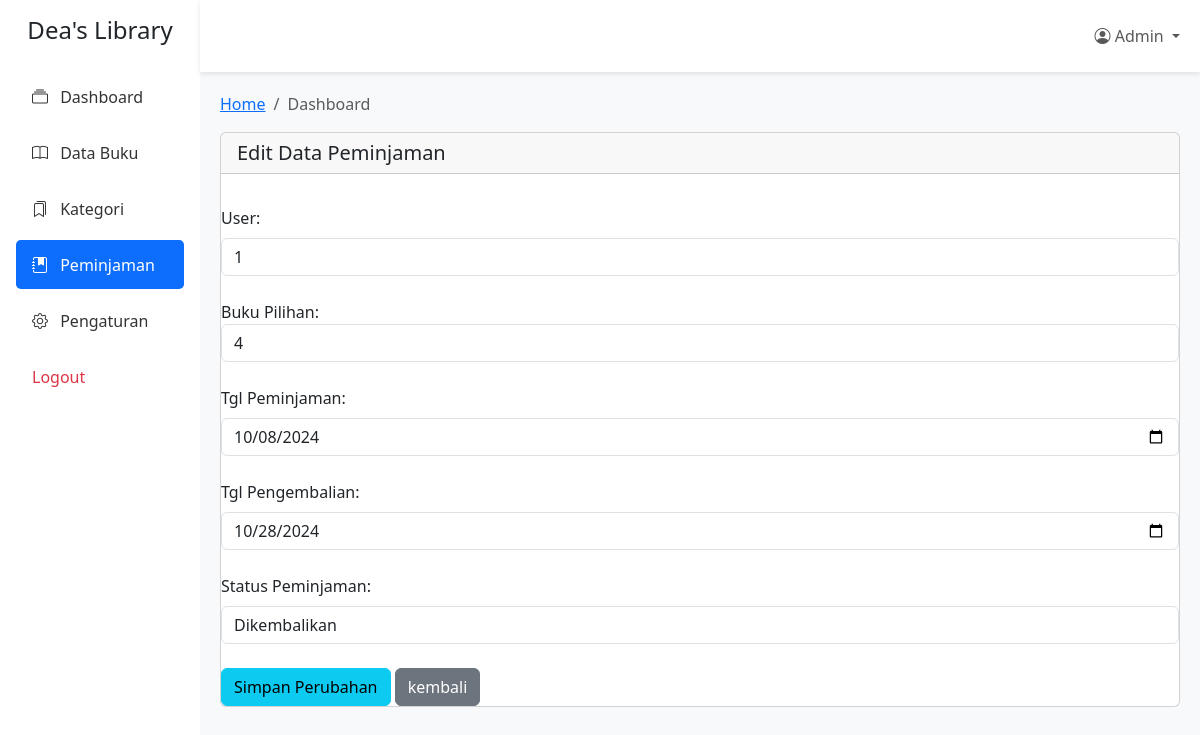
The app's page /peminjaman/edit_peminjaman.php?id_peminjaman=3 with its own data.
### tables this page shows
CREATE TABLE `peminjaman` (
  `id_peminjaman` int(11) NOT NULL,
  `id_user` int(11) NOT NULL,
  `id_buku` int(11) NOT NULL,
  `tgl_peminjaman` date NOT NULL,
  `tgl_pengembalian` date NOT NULL,
  `status_peminjaman` enum('Dipinjam','Dikembalikan','Denda') DEFAULT NULL
);

### peminjaman/edit_peminjaman.php (the view, shortened to what this page needs)
<?php
include '../koneksi.php';
if (isset($_GET['id_peminjaman'])) {
    $id_peminjaman = $_GET['id_peminjaman'];
    $sql = "SELECT * FROM peminjaman WHERE id_peminjaman = $id_peminjaman";
    $result = $conn->query($sql);
    $peminjaman = $result->fetch_assoc();
}
?>
<!DOCTYPE html>
<html lang="en">
<head>
    <link href="https://cdn.jsdelivr.net/npm/bootstrap@5.3.0/dist/css/bootstrap.min.css" rel="stylesheet">
    <link href="https://cdn.jsdelivr.net/npm/bootstrap-icons@1.10.0/font/bootstrap-icons.css" rel="stylesheet">
</head>
<body>
    <div class="container-fluid">
        <div class="row">
            <div class="col-md-3 col-lg-2 sidebar bg-white p-3">
                <div class="text-center mb-4">
                    <h4>Dea's Library</h4>
                </div>
                <nav class="nav flex-column">
                    <a class="nav-link" href="../layout.php">
                        <i class="bi bi-collection"></i> Dashboard
                    </a>
                    <a class="nav-link" href="../buku.php">
                        <i class="bi bi-book"></i> Data Buku
                    </a>
                    <a class="nav-link" href="../kategori/kategori.php">
                        <i class="bi bi-bookmarks"></i> Kategori
                    </a>
                    <a class="nav-link active" href="../peminjaman/peminjaman.php">
                        <i class="bi bi-journal-bookmark-fill"></i> Peminjaman
                    </a>
                    <a class="nav-link" href="pengaturan.php">
                        <i class="bi bi-gear"></i> Pengaturan
                    </a>
                    <a class="nav-link text-danger" href="../logout.php" onclick="confirmLogout(event)">Logout</a>
                </nav>
            </div>
            <div class="col-md-9 col-lg-10 p-0">
                <nav class="navbar navbar-expand-lg navbar-light bg-white py-3 top-navbar">
                    <div class="container-fluid">
                        <div class="collapse navbar-collapse" id="navbarNav">
                            <ul class="navbar-nav ms-auto">
                                <li class="nav-item dropdown">
                                    <a class="nav-link dropdown-toggle" href="#" role="button"
                                        data-bs-toggle="dropdown">
                                        <i class="bi bi-person-circle"></i> Admin
                                    </a>
                                </li>
                            </ul>
                        </div>
                    </div>
                </nav>
                <div class="main-content">
                    <nav aria-label="breadcrumb">
                        <ol class="breadcrumb">
                            <li class="breadcrumb-item"><a href="#">Home</a></li>
                            <li class="breadcrumb-item active" aria-current="page">Dashboard</li>
                        </ol>
                    </nav>
                    <div class="card">
                        <div class="card-header">
                            <h5 class="mb-0">Edit Data Peminjaman</h5>
                        </div>
                        <div class="card-body"></div>
                        <form method="POST">
                            <label for="formGroupExampleInput" class="form-label">User: </label><input type="text" class="form-control" name="id_user" value="<?php echo $peminjaman['id_user']; ?>"><br>
                            <label for="formGroupExampleInput" class="form-label"></label>Buku Pilihan: </label><input type="text" class="form-control" name="id_buku"
                                value="<?php echo $peminjaman['id_buku']; ?>"><br>
                                <label for="formGroupExampleInput" class="form-label">Tgl Peminjaman: </label><input type="date" class="form-control" name="tgl_peminjaman"
                                value="<?php echo $peminjaman['tgl_peminjaman']; ?>"><br>
                                <label for="formGroupExampleInput" class="form-label">Tgl Pengembalian: </label><input type="date" class="form-control" name="tgl_pengembalian"
                                value="<?php echo $peminjaman['tgl_pengembalian']; ?>"><br>
                                <label for="formGroupExampleInput" class="form-label">Status Peminjaman: </label><input type="text" class="form-control" name="status_peminjaman"
                                value="<?php echo $peminjaman['status_peminjaman']; ?>"><br>
                            <input type="submit" class="btn btn-info" value="Simpan Perubahan">
                            <a button type="button" class="btn btn-secondary" href="peminjaman.php">kembali</button></a>
                        </form>
                    </div>
                </div>
            </div>
        </div>
    </div>
</body>
</html>

### peminjaman/edit_peminjaman.php (style rules this page uses)
.sidebar { min-height: 100vh; box-shadow: 0 0 10px rgba(0, 0, 0, 0.1); }
.sidebar .nav-link { color: #333; padding: 0.8rem 1rem; border-radius: 0.3rem; margin: 0.2rem 0; }
.sidebar .nav-link.active { background-color: #0d6efd; color: white; }
.sidebar .nav-link i { margin-right: 0.5rem; }
.main-content { padding: 20px; background-color: #f8f9fa; min-height: 100vh; }
.top-navbar { box-shadow: 0 2px 5px rgba(0, 0, 0, 0.1); }

### records on screen
peminjaman: id_user "1", id_buku "4", tgl_peminjaman "10/08/2024", tgl_pengembalian "10/28/2024", status_peminjaman "Dikembalikan"
